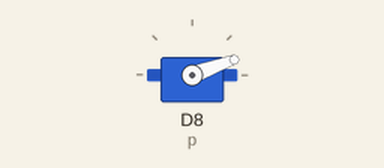
This sketch was run on a simulated ESP8266 (NodeMCU). Parts: servo.

Above: at 2.05 s.
At 3.5 s:
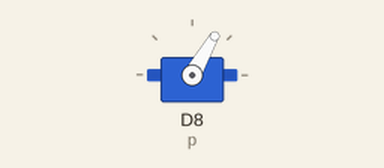
At 5.0 s:
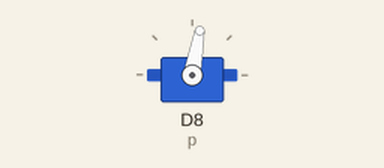
Timing chart, 0 to 8.9 s (numbered marks = the images above):
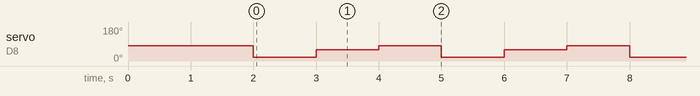

Measured:
- by itself, servo on D8 (p): repeats every 3.0 s: 60° 1.0 s, 80° 1.0 s, 20° 1.0 s

The sketch:

TT.ino
```cpp
#include <Servo.h>

Servo p;   //Chamar o servo motor.

int pos = 0;

void setup()
{
  p.attach(D8);
  p.write(80);
  delay (2000);
}


void loop() {
 p.write(20);
 delay(1000);
 p.write(60);
 delay(1000);
 p.write(80);
 delay(1000);
}
```
